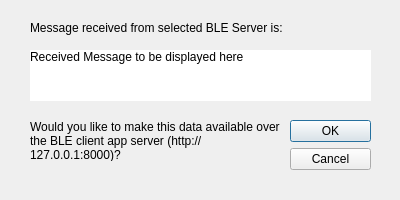
<?xml version="1.0" encoding="UTF-8"?>
<ui version="4.0">
 <class>results_window</class>
 <widget class="QDialog" name="results_window">
  <property name="geometry">
   <rect>
    <x>0</x>
    <y>0</y>
    <width>400</width>
    <height>200</height>
   </rect>
  </property>
  <property name="windowTitle">
   <string>Dialog</string>
  </property>
  <widget class="QDialogButtonBox" name="buttonBox">
   <property name="geometry">
    <rect>
     <x>290</x>
     <y>120</y>
     <width>81</width>
     <height>241</height>
    </rect>
   </property>
   <property name="orientation">
    <enum>Qt::Vertical</enum>
   </property>
   <property name="standardButtons">
    <set>QDialogButtonBox::Cancel|QDialogButtonBox::Ok</set>
   </property>
  </widget>
  <widget class="QLabel" name="results_text_box">
   <property name="geometry">
    <rect>
     <x>30</x>
     <y>50</y>
     <width>341</width>
     <height>51</height>
    </rect>
   </property>
   <property name="styleSheet">
    <string notr="true">background-color: rgb(255, 255, 255);
font: 8pt &quot;Arial&quot;;</string>
   </property>
   <property name="text">
    <string>Received Message to be displayed here</string>
   </property>
   <property name="alignment">
    <set>Qt::AlignLeading|Qt::AlignLeft|Qt::AlignTop</set>
   </property>
   <property name="wordWrap">
    <bool>true</bool>
   </property>
  </widget>
  <widget class="QLabel" name="results_description_label">
   <property name="geometry">
    <rect>
     <x>30</x>
     <y>20</y>
     <width>271</width>
     <height>16</height>
    </rect>
   </property>
   <property name="styleSheet">
    <string notr="true">font: 9pt &quot;Arial&quot;;</string>
   </property>
   <property name="text">
    <string>Message received from selected BLE Server is:</string>
   </property>
  </widget>
  <widget class="QLabel" name="publish_options_label">
   <property name="geometry">
    <rect>
     <x>30</x>
     <y>120</y>
     <width>251</width>
     <height>41</height>
    </rect>
   </property>
   <property name="styleSheet">
    <string notr="true">font: 9pt &quot;Arial&quot;;
font: 8pt &quot;MS Shell Dlg 2&quot;;</string>
   </property>
   <property name="text">
    <string>Would you like to make this data available over the BLE client app server (http://127.0.0.1:8000)?</string>
   </property>
   <property name="wordWrap">
    <bool>true</bool>
   </property>
  </widget>
 </widget>
 <resources/>
 <connections>
  <connection>
   <sender>buttonBox</sender>
   <signal>accepted()</signal>
   <receiver>results_window</receiver>
   <slot>accept()</slot>
   <hints>
    <hint type="sourcelabel">
     <x>248</x>
     <y>254</y>
    </hint>
    <hint type="destinationlabel">
     <x>157</x>
     <y>274</y>
    </hint>
   </hints>
  </connection>
  <connection>
   <sender>buttonBox</sender>
   <signal>rejected()</signal>
   <receiver>results_window</receiver>
   <slot>reject()</slot>
   <hints>
    <hint type="sourcelabel">
     <x>316</x>
     <y>260</y>
    </hint>
    <hint type="destinationlabel">
     <x>286</x>
     <y>274</y>
    </hint>
   </hints>
  </connection>
 </connections>
</ui>
